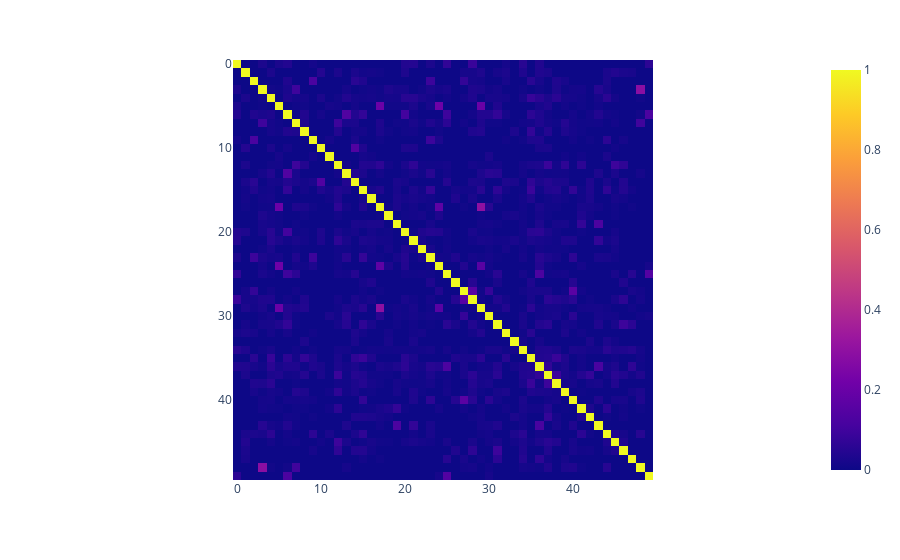

This figure's notebook cell:
### Code cell
# Plot the cosine similarity matrix
import plotly.express as px

fig = px.imshow(cosine_sim[:50, :50])
fig.show()

### Figure 1 — Plotly figure (JSON) as saved in the notebook; plotly's stock layout.template omitted (floating-point values rounded to 4 significant figures; data arrays with more than 128 entries replaced by an {"elided": "..."} marker saying what was removed)
{"data": [{"coloraxis": "coloraxis", "hovertemplate": "x: %{x}<br>y: %{y}<br>color: %{z}<extra></extra>", "name": "0", "type": "heatmap", "xaxis": "x", "yaxis": "y", "z": {"elided": "50x50 float values"}}], "layout": {"coloraxis": {"colorscale": [[0, "#0d0887"], [0.1111, "#46039f"], [0.2222, "#7201a8"], [0.3333, "#9c179e"], [0.4444, "#bd3786"], [0.5556, "#d8576b"], [0.6667, "#ed7953"], [0.7778, "#fb9f3a"], [0.8889, "#fdca26"], [1, "#f0f921"]]}, "margin": {"t": 60}, "xaxis": {"anchor": "y", "constrain": "domain", "domain": [0, 1], "scaleanchor": "y"}, "yaxis": {"anchor": "x", "autorange": "reversed", "constrain": "domain", "domain": [0, 1]}}}
